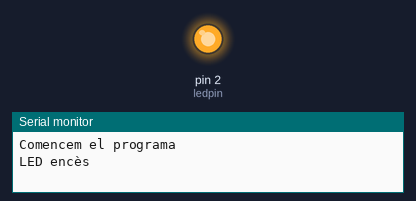
A sketch run on a simulated Arduino Uno, built with avr-gcc and run on an emulated ATmega328P. Shown: output pins drawn as LEDs (lit = HIGH), the last lines printed to the serial monitor.

Above: at 0.5 s.
At 3.6 s:
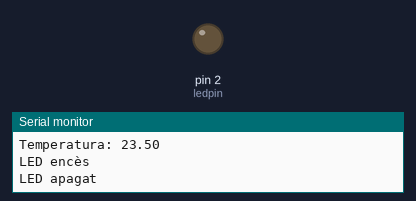
Timing chart, 0 to 4.8 s (numbered marks = the images above):
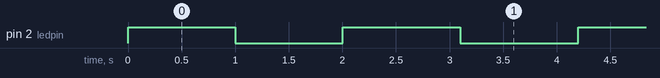

Measured:
- by itself, pin 2 (ledpin): repeats every 2.1 s: LOW 1.0 s, HIGH 1.1 s

The sketch:

codigo.ino
```cpp
// En aquest arxiu veurem les diferents variables de C i els seus usos i funcionament.

// Const serveix per crear una constant, és a dir, un valor que un cop definit no pot tornar a canviar mai més durant tot el programa.
const int ledpin = 2;

// Int es fa servir per guardar números enters, ni massa grans ni amb decimals.
int comptador = 0;

// Long és un enter però molt més gran.
long tempsespera = 1000;

// Float s'utilitza sempre que necessitem números amb decimals.
float temperatura = 23.5;

// Char serveix per guardar un sol caràcter o lletra, sempre posat entre cometes simples.
char estat = 'a';

// Bool és un tipus de dada booleana que només pot valer true (cert) o false (fals).
bool encendida = true;

// Funcio de startup que inicialitza els components i pins que utilitza el nostre projecte.

void setup() {
  // Serial.begin s'utilitza per iniciar la comunicació amb l'ordinador a través del port sèrie indicant la velocitat en baudis.
  Serial.begin(115200);
 
  // PinMode serveix per configurar un pin del microcontrolador dient-li si ha de funcionar com a entrada (INPUT) o sortida (OUTPUT).
  pinMode(ledpin, OUTPUT);
 
  // Serial.println serveix per enviar una línia de text al monitor sèrie i després saltar a la línia següent.
  Serial.println("Comencem el programa");
}

void loop() {
  // DigitalWrite serveix per que un pin estigui actiu o apagat.
  digitalWrite(ledpin, HIGH);
  Serial.println("LED encès");
 
  // Delay s'utilitza per pausar o congelar el programa durant els mil·lisegons que li passis dintre del parèntesi.
  delay(tempsespera);

  digitalWrite(ledpin, LOW);
  Serial.println("LED apagat");
  delay(tempsespera);

  comptador = comptador + 1;
  tempsespera = tempsespera + 100;

  // Serial.print serveix exactament igual que el println però sense fer salt de línia.
  Serial.print("Quantes vegades s'ha fet: ");
  Serial.println(comptador);
 
  Serial.print("Temperatura: ");
  Serial.println(temperatura);
}
```
